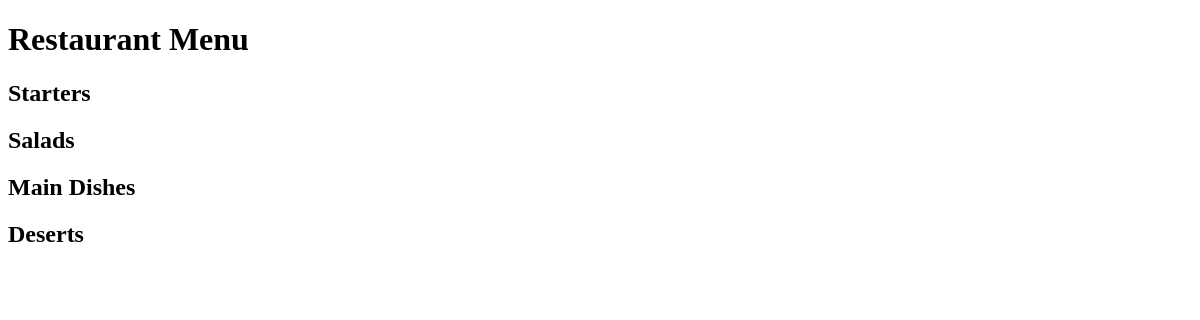
Before: / with the older database file.
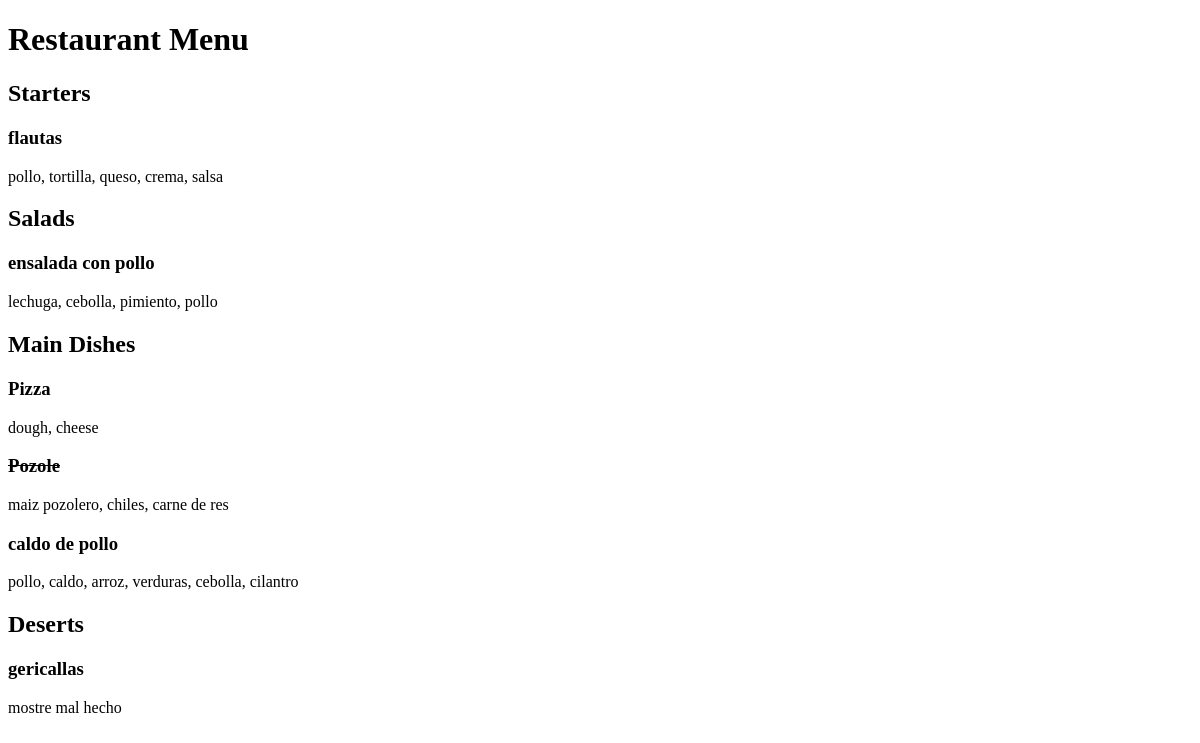
After: the same page with the newer database file.
### restaurant_menu/models.py (models this page shows, shortened)
class Item(models.Model):
    meal = models.CharField(max_length=1000, unique=True)
    description = models.CharField(max_length=2000)
    price = models.DecimalField(max_digits=10, decimal_places=2)
    category = models.CharField(max_length=200, choices=MEAL_TYPE)
    author = models.ForeignKey(User, on_delete=models.PROTECT)
    status = models.IntegerField(choices=STATUS, default=0)
    date_created = models.DateTimeField(auto_now_add=True)
    date_updated = models.DateTimeField(auto_now=True)

### restaurant_menu/views.py (the view)
# urls.py: path('', views.MenuList.as_view(), name='Menu')
class MenuList(generic.ListView):
    queryset = Item.objects.order_by('date_created')
    template_name = 'index.html'
    def get_context_data(self, **kwargs):
        context = super().get_context_data(**kwargs)
        context['meals'] = MEAL_TYPE
        return context

### templates/index.html (shortened to what this page needs)
<!DOCTYPE html>
<html lang="en">
<head>
</head>
<body>
    <h1>Restaurant Menu</h1>
    {% for meal in meals%}
        <h2>{{ meal.1 }}</h2>
            {% for row in item_list %}
                {% if row.category == meal.0 %}
                    {%if row.status == 0%}
                        <h3><del>{{ row.meal }}</del></h3>
                        <p>{{ row.description }}</p>
                    {% else %}
                        <h3>{{ row.meal }}</h3>
                        <p>{{ row.description }}</p>
                    {% endif %}
                {% endif %}
            {% endfor %}
    {% endfor %}
</body>
</html>

Changed rows visible on the page:
added Item: meal "flautas", description "pollo, tortilla, queso, crema, salsa", shown under "Starters"
added Item: meal "ensalada con pollo", description "lechuga, cebolla, pimiento, pollo", shown under "Salads"
added Item: meal "Pizza", description "dough, cheese", shown under "Main Dishes"
added Item: meal "Pozole", description "maiz pozolero, chiles, carne de res", shown under "Main Dishes"
added Item: meal "caldo de pollo", description "pollo, caldo, arroz, verduras, cebolla, cilantro", shown under "Main Dishes"
added Item: meal "gericallas", description "mostre mal hecho", shown under "Deserts"
